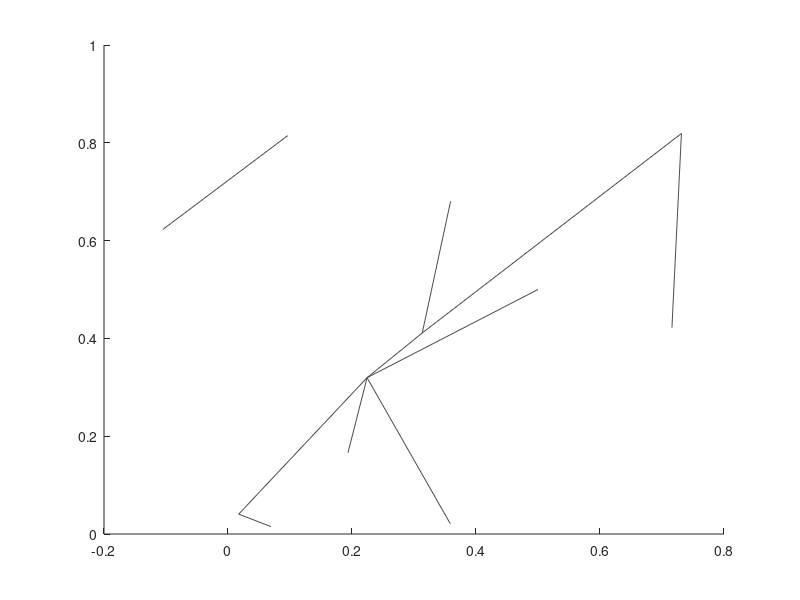
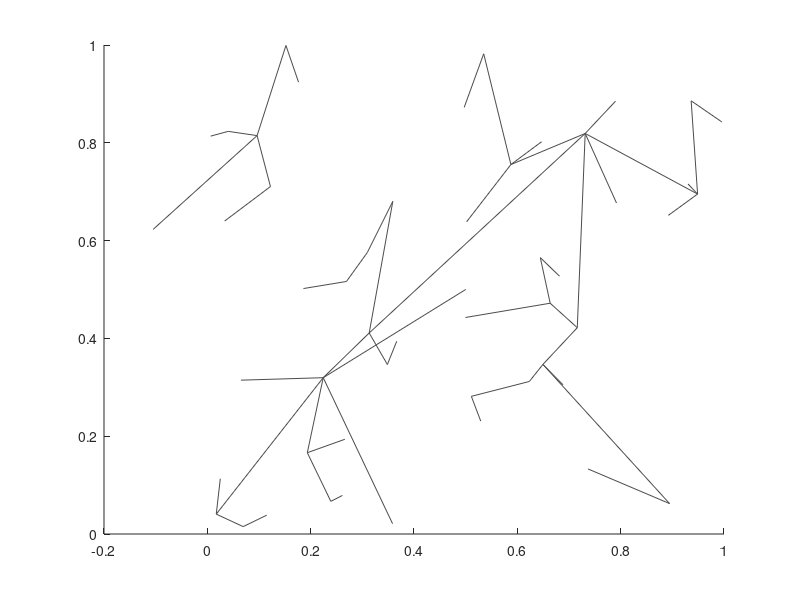
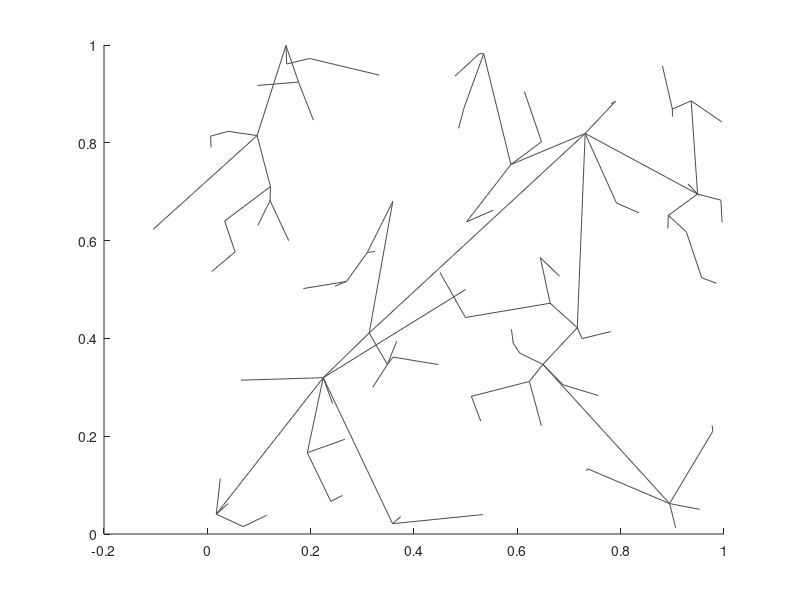
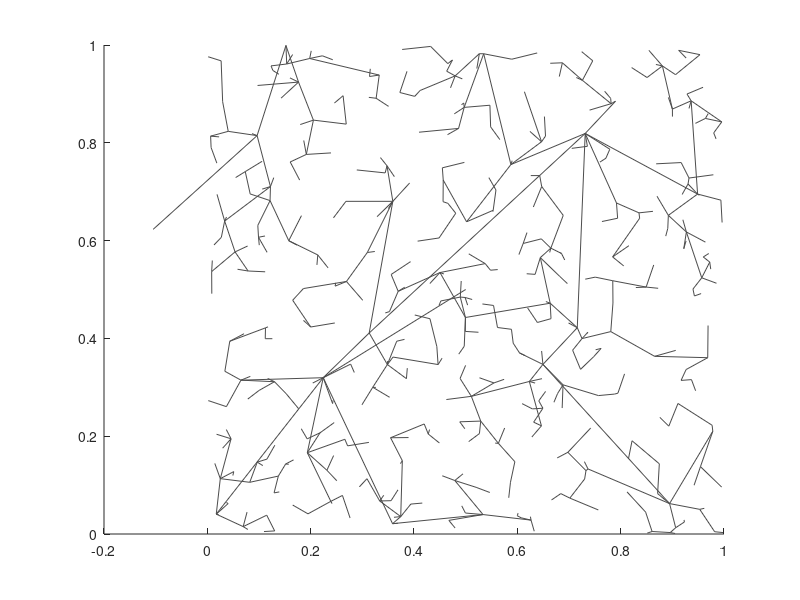

The MATLAB source for these figures, in order: (Note: a time limit stopped this script after it produced the figures.)


function plainRRT

createGraphic = [10; 50; 100; 500; 1000; 5000; 10000];

%%%%%%%%%%%%%%%%%%%%%%%%%
% Initial configuration %
%%%%%%%%%%%%%%%%%%%%%%%%%

x0 = [0.5;0.5];
% Number of vertices in the tree
K = 10000;
% Incremental distance
deltaQ = 0.5;

% The grap will be represented as vectors of [x;y] points, where
Graph = repmat(randn(2,1),1,K);

f = figure;
% plot(x0);
hold on;

Graph(:,1) = x0;

for k = 1:K
    qrand = rand(2,1); % Pull a random configuration from the uniform distribution.
    dsq = sum((Graph - repmat(qrand,1,size(Graph,2))).^2,1);
    [~,i] = min(dsq);
    qnear_index = nearest_vertex(qrand, Graph);
    qnear = Graph(:,qnear_index);
    qnew = new_conf(qnear,qrand, deltaQ);
    % keyboard;
    line([Graph(1,i),qrand(1)], [Graph(2,i), qrand(2)], 'Color', 0.3*[1 1 1]);
    Graph(:,k) = qnew;
    if (k < 500 || mod(200,k) == 1)
        drawnow;
    end
    if (any(createGraphic == k))
        saveas(f, sprintf('plainRRT%d',k),'pdf');
    end
end

% Save picture generated for use in the thesis.
saveas(f, 'plainRRT', 'pdf');

%%%%%%%%%%%%%%%%%%%
% Local functions %
%%%%%%%%%%%%%%%%%%%

function i = nearest_vertex(qrand, G)
dsq = sum((G- repmat(qrand,1,size(G,2)).^2),1);
[~,i] = min(dsq);
end

function qnew = new_conf(qnear, qrand, deltaQ)
qnew = qrand; % Do not consider the configuration atm.
              % Neither do we prune the length of an arm yet.
end


end % file
